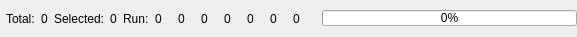
<ui version="4.0" >
 <class>StatusWidget</class>
 <widget class="QWidget" name="StatusWidget" >
  <property name="geometry" >
   <rect>
    <x>0</x>
    <y>0</y>
    <width>577</width>
    <height>37</height>
   </rect>
  </property>
  <layout class="QHBoxLayout" >
   <property name="spacing" >
    <number>6</number>
   </property>
   <property name="margin" >
    <number>0</number>
   </property>
   <item>
    <spacer>
     <property name="orientation" >
      <enum>Qt::Horizontal</enum>
     </property>
     <property name="sizeType" >
      <enum>QSizePolicy::Fixed</enum>
     </property>
     <property name="sizeHint" stdset="0" >
      <size>
       <width>6</width>
       <height>12</height>
      </size>
     </property>
    </spacer>
   </item>
   <item>
    <widget class="QLabel" name="labelNumTotalText" >
     <property name="text" >
      <string>Total:</string>
     </property>
    </widget>
   </item>
   <item>
    <widget class="QLabel" name="labelNumTotal" >
     <property name="text" >
      <string>0</string>
     </property>
    </widget>
   </item>
   <item>
    <widget class="QLabel" name="labelNumSelectedText" >
     <property name="text" >
      <string>Selected:</string>
     </property>
    </widget>
   </item>
   <item>
    <widget class="QLabel" name="labelNumSelected" >
     <property name="text" >
      <string>0</string>
     </property>
    </widget>
   </item>
   <item>
    <widget class="QLabel" name="labelNumRunText" >
     <property name="text" >
      <string>Run:</string>
     </property>
    </widget>
   </item>
   <item>
    <widget class="QLabel" name="labelNumRun" >
     <property name="text" >
      <string>0</string>
     </property>
    </widget>
   </item>
   <item>
    <layout class="QHBoxLayout" >
     <property name="spacing" >
      <number>3</number>
     </property>
     <property name="margin" >
      <number>0</number>
     </property>
     <item>
      <widget class="QLabel" name="labelNumSuccessPic" >
       <property name="toolTip" >
        <string>Success</string>
       </property>
       <property name="text" >
        <string/>
       </property>
       <property name="pixmap" >
        <pixmap resource="../../../../../Desktop/gsoc/qxrunner.0.9.2/qxrunner/src/qxrunner/resources/qxrunner.qrc" >:/icons/success.png</pixmap>
       </property>
      </widget>
     </item>
     <item>
      <widget class="QLabel" name="labelNumSuccess" >
       <property name="text" >
        <string>0</string>
       </property>
      </widget>
     </item>
    </layout>
   </item>
   <item>
    <layout class="QHBoxLayout" >
     <property name="spacing" >
      <number>3</number>
     </property>
     <property name="margin" >
      <number>0</number>
     </property>
     <item>
      <widget class="QLabel" name="labelNumExceptionsPic" >
       <property name="toolTip" >
        <string>Exceptions</string>
       </property>
       <property name="text" >
        <string/>
       </property>
       <property name="pixmap" >
        <pixmap resource="../../../../../Desktop/gsoc/qxrunner.0.9.2/qxrunner/src/qxrunner/resources/qxrunner.qrc" >:/icons/exception.png</pixmap>
       </property>
      </widget>
     </item>
     <item>
      <widget class="QLabel" name="labelNumExceptions" >
       <property name="text" >
        <string>0</string>
       </property>
      </widget>
     </item>
    </layout>
   </item>
   <item>
    <layout class="QHBoxLayout" >
     <property name="spacing" >
      <number>3</number>
     </property>
     <property name="margin" >
      <number>0</number>
     </property>
     <item>
      <widget class="QLabel" name="labelNumFatalsPic" >
       <property name="toolTip" >
        <string>Fatals</string>
       </property>
       <property name="text" >
        <string/>
       </property>
       <property name="pixmap" >
        <pixmap resource="../../../../../Desktop/gsoc/qxrunner.0.9.2/qxrunner/src/qxrunner/resources/qxrunner.qrc" >:/icons/fatal.png</pixmap>
       </property>
      </widget>
     </item>
     <item>
      <widget class="QLabel" name="labelNumFatals" >
       <property name="text" >
        <string>0</string>
       </property>
      </widget>
     </item>
    </layout>
   </item>
   <item>
    <layout class="QHBoxLayout" >
     <property name="spacing" >
      <number>3</number>
     </property>
     <property name="margin" >
      <number>0</number>
     </property>
     <item>
      <widget class="QLabel" name="labelNumErrorsPic" >
       <property name="toolTip" >
        <string>Errors</string>
       </property>
       <property name="text" >
        <string/>
       </property>
       <property name="pixmap" >
        <pixmap resource="../../../../../Desktop/gsoc/qxrunner.0.9.2/qxrunner/src/qxrunner/resources/qxrunner.qrc" >:/icons/error.png</pixmap>
       </property>
      </widget>
     </item>
     <item>
      <widget class="QLabel" name="labelNumErrors" >
       <property name="text" >
        <string>0</string>
       </property>
      </widget>
     </item>
    </layout>
   </item>
   <item>
    <layout class="QHBoxLayout" >
     <property name="spacing" >
      <number>3</number>
     </property>
     <property name="margin" >
      <number>0</number>
     </property>
     <item>
      <widget class="QLabel" name="labelNumWarningsPic" >
       <property name="toolTip" >
        <string>Warnings</string>
       </property>
       <property name="text" >
        <string/>
       </property>
       <property name="pixmap" >
        <pixmap resource="../../../../../Desktop/gsoc/qxrunner.0.9.2/qxrunner/src/qxrunner/resources/qxrunner.qrc" >:/icons/warning.png</pixmap>
       </property>
      </widget>
     </item>
     <item>
      <widget class="QLabel" name="labelNumWarnings" >
       <property name="text" >
        <string>0</string>
       </property>
      </widget>
     </item>
    </layout>
   </item>
   <item>
    <layout class="QHBoxLayout" >
     <property name="spacing" >
      <number>3</number>
     </property>
     <property name="margin" >
      <number>0</number>
     </property>
     <item>
      <widget class="QLabel" name="labelNumInfosPic" >
       <property name="toolTip" >
        <string>Infos</string>
       </property>
       <property name="text" >
        <string/>
       </property>
       <property name="pixmap" >
        <pixmap resource="../../../../../Desktop/gsoc/qxrunner.0.9.2/qxrunner/src/qxrunner/resources/qxrunner.qrc" >:/icons/info.png</pixmap>
       </property>
      </widget>
     </item>
     <item>
      <widget class="QLabel" name="labelNumInfos" >
       <property name="text" >
        <string>0</string>
       </property>
      </widget>
     </item>
    </layout>
   </item>
   <item>
    <spacer>
     <property name="orientation" >
      <enum>Qt::Horizontal</enum>
     </property>
     <property name="sizeHint" stdset="0" >
      <size>
       <width>16</width>
       <height>20</height>
      </size>
     </property>
    </spacer>
   </item>
   <item>
    <widget class="QProgressBar" name="progressRun" >
     <property name="sizePolicy" >
      <sizepolicy vsizetype="Fixed" hsizetype="Expanding" >
       <horstretch>1</horstretch>
       <verstretch>0</verstretch>
      </sizepolicy>
     </property>
     <property name="maximumSize" >
      <size>
       <width>16777215</width>
       <height>16</height>
      </size>
     </property>
     <property name="value" >
      <number>0</number>
     </property>
     <property name="orientation" >
      <enum>Qt::Horizontal</enum>
     </property>
    </widget>
   </item>
  </layout>
 </widget>
 <layoutdefault spacing="6" margin="11" />
 <resources>
  <include location="../../../../../Desktop/gsoc/qxrunner.0.9.2/qxrunner/src/qxrunner/resources/qxrunner.qrc" />
 </resources>
 <connections/>
</ui>
